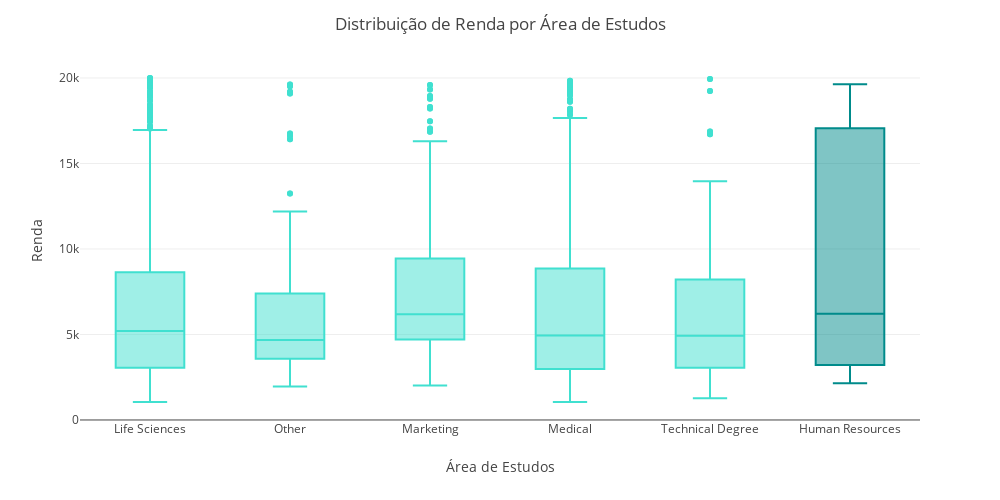

Notebook cell for this chart:
### Markdown cell above
A distribuição salarial é bem equiparada entre os sexos.

### Code cell
# Boxplot para a distribuição de Renda por Gênero

cores_departamentos = {
    'Life Sciences':'turquoise', 'Other':'turquoise', 'Marketing':'turquoise', 'Medical':'turquoise',
    'Technical Degree': 'turquoise', 'Human Resources':'darkcyan' }

fig = px.box(dados_funcionarios,
             x="EducationField",
             y="MonthlyIncome",
             color="EducationField",
             color_discrete_map=cores_departamentos)  

fig.update_layout(
    title="Distribuição de Renda por Área de Estudos",
    xaxis_title="Área de Estudos",
    yaxis_title="Renda",
    plot_bgcolor='rgba(0,0,0,0)', 
    width=1000, 
    height=500,
    title_x=0.5,
    showlegend=False)

fig.show()

### Figure 1 — Plotly figure (JSON) as saved in the notebook; plotly's stock layout.template omitted (floating-point values rounded to 4 significant figures; data arrays with more than 128 entries replaced by an {"elided": "..."} marker saying what was removed)
{"data": [{"alignmentgroup": "True", "hovertemplate": "EducationField=%{x}<br>MonthlyIncome=%{y}<extra></extra>", "legendgroup": "Life Sciences", "marker": {"color": "turquoise"}, "name": "Life Sciences", "notched": false, "offsetgroup": "Life Sciences", "orientation": "v", "showlegend": true, "type": "box", "x": {"elided": "1013 str values"}, "x0": " ", "xaxis": "x", "y": {"elided": "1013 int values"}, "y0": " ", "yaxis": "y"}, {"alignmentgroup": "True", "hovertemplate": "EducationField=%{x}<br>MonthlyIncome=%{y}<extra></extra>", "legendgroup": "Other", "marker": {"color": "turquoise"}, "name": "Other", "notched": false, "offsetgroup": "Other", "orientation": "v", "showlegend": true, "type": "box", "x": {"elided": "141 str values"}, "x0": " ", "xaxis": "x", "y": {"elided": "141 int values"}, "y0": " ", "yaxis": "y"}, {"alignmentgroup": "True", "hovertemplate": "EducationField=%{x}<br>MonthlyIncome=%{y}<extra></extra>", "legendgroup": "Marketing", "marker": {"color": "turquoise"}, "name": "Marketing", "notched": false, "offsetgroup": "Marketing", "orientation": "v", "showlegend": true, "type": "box", "x": {"elided": "248 str values"}, "x0": " ", "xaxis": "x", "y": {"elided": "248 int values"}, "y0": " ", "yaxis": "y"}, {"alignmentgroup": "True", "hovertemplate": "EducationField=%{x}<br>MonthlyIncome=%{y}<extra></extra>", "legendgroup": "Medical", "marker": {"color": "turquoise"}, "name": "Medical", "notched": false, "offsetgroup": "Medical", "orientation": "v", "showlegend": true, "type": "box", "x": {"elided": "791 str values"}, "x0": " ", "xaxis": "x", "y": {"elided": "791 int values"}, "y0": " ", "yaxis": "y"}, {"alignmentgroup": "True", "hovertemplate": "EducationField=%{x}<br>MonthlyIncome=%{y}<extra></extra>", "legendgroup": "Technical Degree", "marker": {"color": "turquoise"}, "name": "Technical Degree", "notched": false, "offsetgroup": "Technical Degree", "orientation": "v", "showlegend": true, "type": "box", "x": {"elided": "200 str values"}, "x0": " ", "xaxis": "x", "y": {"elided": "200 int values"}, "y0": " ", "yaxis": "y"}, {"alignmentgroup": "True", "hovertemplate": "EducationField=%{x}<br>MonthlyIncome=%{y}<extra></extra>", "legendgroup": "Human Resources", "marker": {"color": "darkcyan"}, "name": "Human Resources", "notched": false, "offsetgroup": "Human Resources", "orientation": "v", "showlegend": true, "type": "box", "x": ["Human Resources", "Human Resources", "Human Resources", "Human Resources", "Human Resources", "Human Resources", "Human Resources", "Human Resources", "Human Resources", "Human Resources", "Human Resources", "Human Resources", "Human Resources", "Human Resources", "Human Resources", "Human Resources", "Human Resources", "Human Resources", "Human Resources", "Human Resources", "Human Resources", "Human Resources", "Human Resources", "Human Resources", "Human Resources", "Human Resources", "Human Resources", "Human Resources", "Human Resources", "Human Resources", "Human Resources", "Human Resources", "Human Resources", "Human Resources", "Human Resources", "Human Resources", "Human Resources", "Human Resources", "Human Resources", "Human Resources"], "x0": " ", "xaxis": "x", "y": [18844, 17328, 6347, 6410, 19141, 19189, 6389, 2143, 3737, 2277, 2844, 3600, 16799, 2187, 2592, 6430, 6077, 5743, 19636, 3886, 18844, 17328, 6347, 6410, 19141, 19189, 6389, 2143, 3737, 2277, 2844, 3600, 16799, 2187, 2592, 6430, 6077, 5743, 19636, 3886], "y0": " ", "yaxis": "y"}], "layout": {"boxmode": "overlay", "height": 500, "legend": {"title": {"text": "EducationField"}, "tracegroupgap": 0}, "margin": {"t": 60}, "plot_bgcolor": "rgba(0,0,0,0)", "showlegend": false, "title": {"text": "Distribuição de Renda por Área de Estudos", "x": 0.5}, "width": 1000, "xaxis": {"anchor": "y", "categoryarray": ["Life Sciences", "Other", "Marketing", "Medical", "Technical Degree", "Human Resources"], "categoryorder": "array", "domain": [0, 1], "title": {"text": "Área de Estudos"}}, "yaxis": {"anchor": "x", "domain": [0, 1], "title": {"text": "Renda"}}}}
